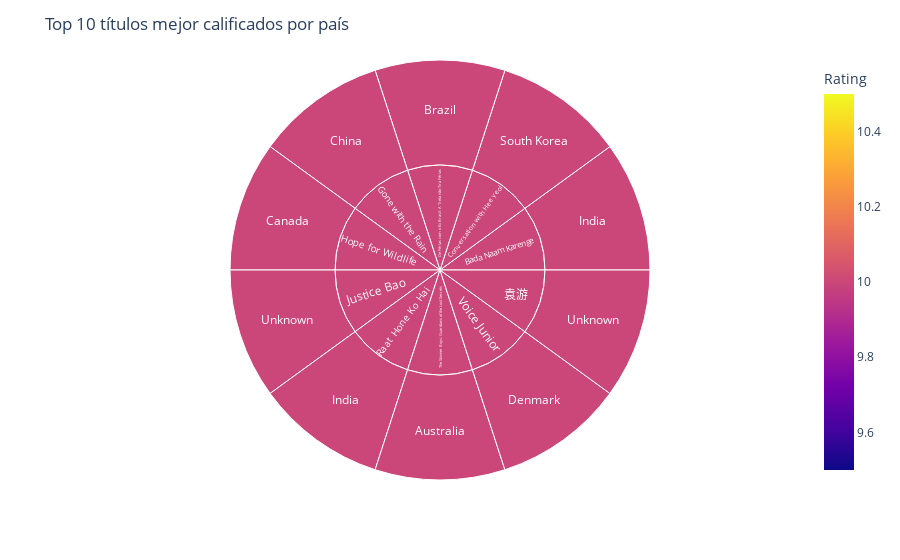

Notebook source saved alongside this figure:
### Markdown cell above
## Top rated 10 movies in Netflix

### Code cell
import plotly.express as px

# Filtrar los 10 títulos con mejor rating (sin nulos)
top_rated = netflix_dataset[['title', 'country', 'vote_average']].dropna().sort_values(by='vote_average', ascending=False).head(10)

# Renombrar columna para que coincida con el original
top_rated = top_rated.rename(columns={'vote_average': 'Rating'})

# Gráfico Sunburst
fig = px.sunburst(
    top_rated,
    path=['title', 'country'],
    values='Rating',
    color='Rating'
)

fig.update_layout(title='Top 10 títulos mejor calificados por país')
fig.show()

### Figure 1 — Plotly figure (JSON) as saved in the notebook; plotly's stock layout.template omitted (floating-point values rounded to 4 significant figures)
{"data": [{"branchvalues": "total", "customdata": [[10], [10], [10], [10], [10], [10], [10], [10], [10], [10], [10], [10], [10], [10], [10], [10], [10], [10], [10], [10]], "domain": {"x": [0, 1], "y": [0, 1]}, "hovertemplate": "labels=%{label}<br>Rating_sum=%{value}<br>parent=%{parent}<br>id=%{id}<br>Rating=%{color}<extra></extra>", "ids": ["The Skinner Boys: Guardians of the Lost Secrets/Australia", "De Férias com o Ex Brasil: A Treta não Tira Férias/Brazil", "Hope for Wildlife/Canada", "Gone with the Rain/China", "Voice Junior/Denmark", "Bada Naam Karenge/India", "Raat Hone Ko Hai/India", "Conversation with Hee Yeol/South Korea", "Justice Bao/Unknown", "袁游/Unknown", "Bada Naam Karenge", "Conversation with Hee Yeol", "De Férias com o Ex Brasil: A Treta não Tira Férias", "Gone with the Rain", "Hope for Wildlife", "Justice Bao", "Raat Hone Ko Hai", "The Skinner Boys: Guardians of the Lost Secrets", "Voice Junior", "袁游"], "labels": ["Australia", "Brazil", "Canada", "China", "Denmark", "India", "India", "South Korea", "Unknown", "Unknown", "Bada Naam Karenge", "Conversation with Hee Yeol", "De Férias com o Ex Brasil: A Treta não Tira Férias", "Gone with the Rain", "Hope for Wildlife", "Justice Bao", "Raat Hone Ko Hai", "The Skinner Boys: Guardians of the Lost Secrets", "Voice Junior", "袁游"], "marker": {"coloraxis": "coloraxis", "colors": [10, 10, 10, 10, 10, 10, 10, 10, 10, 10, 10, 10, 10, 10, 10, 10, 10, 10, 10, 10]}, "name": "", "parents": ["The Skinner Boys: Guardians of the Lost Secrets", "De Férias com o Ex Brasil: A Treta não Tira Férias", "Hope for Wildlife", "Gone with the Rain", "Voice Junior", "Bada Naam Karenge", "Raat Hone Ko Hai", "Conversation with Hee Yeol", "Justice Bao", "袁游", "", "", "", "", "", "", "", "", "", ""], "type": "sunburst", "values": [10, 10, 10, 10, 10, 10, 10, 10, 10, 10, 10, 10, 10, 10, 10, 10, 10, 10, 10, 10]}], "layout": {"autosize": true, "coloraxis": {"colorbar": {"title": {"text": "Rating"}}, "colorscale": [[0, "#0d0887"], [0.1111, "#46039f"], [0.2222, "#7201a8"], [0.3333, "#9c179e"], [0.4444, "#bd3786"], [0.5556, "#d8576b"], [0.6667, "#ed7953"], [0.7778, "#fb9f3a"], [0.8889, "#fdca26"], [1, "#f0f921"]]}, "legend": {"tracegroupgap": 0}, "margin": {"t": 60}, "title": {"text": "Top 10 títulos mejor calificados por país"}}}
